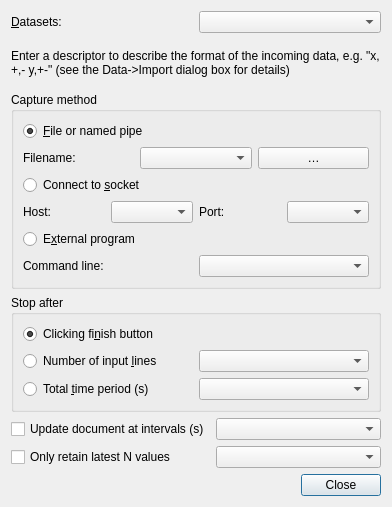
<?xml version="1.0" encoding="UTF-8"?>
<ui version="4.0">
 <class>CaptureDialog</class>
 <widget class="QDialog" name="CaptureDialog">
  <property name="geometry">
   <rect>
    <x>0</x>
    <y>0</y>
    <width>392</width>
    <height>507</height>
   </rect>
  </property>
  <property name="windowTitle">
   <string>Capture data - Veusz</string>
  </property>
  <layout class="QVBoxLayout" name="verticalLayout_2">
   <item>
    <layout class="QHBoxLayout" name="horizontalLayout">
     <item>
      <widget class="QLabel" name="label">
       <property name="text">
        <string>&amp;Datasets:</string>
       </property>
       <property name="buddy">
        <cstring>descriptorEdit</cstring>
       </property>
      </widget>
     </item>
     <item>
      <widget class="HistoryCombo" name="descriptorEdit"/>
     </item>
    </layout>
   </item>
   <item>
    <widget class="QLabel" name="label_5">
     <property name="text">
      <string>Enter a descriptor to describe the format of the incoming data, e.g. &quot;x,+,- y,+-&quot; (see the Data-&gt;Import dialog box for details)</string>
     </property>
     <property name="wordWrap">
      <bool>true</bool>
     </property>
    </widget>
   </item>
   <item>
    <widget class="QGroupBox" name="captureGroup">
     <property name="title">
      <string>Capture method</string>
     </property>
     <layout class="QVBoxLayout" name="verticalLayout">
      <item>
       <widget class="QRadioButton" name="captureFileButton">
        <property name="text">
         <string>&amp;File or named pipe</string>
        </property>
        <property name="checked">
         <bool>true</bool>
        </property>
       </widget>
      </item>
      <item>
       <layout class="QHBoxLayout" name="horizontalLayout_2">
        <item>
         <widget class="QLabel" name="label_2">
          <property name="text">
           <string>Filename:</string>
          </property>
          <property name="buddy">
           <cstring>filenameEdit</cstring>
          </property>
         </widget>
        </item>
        <item>
         <widget class="HistoryCombo" name="filenameEdit"/>
        </item>
        <item>
         <widget class="QPushButton" name="browseButton">
          <property name="sizePolicy">
           <sizepolicy hsizetype="Minimum" vsizetype="Fixed">
            <horstretch>0</horstretch>
            <verstretch>0</verstretch>
           </sizepolicy>
          </property>
          <property name="toolTip">
           <string>Browse for file</string>
          </property>
          <property name="text">
           <string>…</string>
          </property>
          <property name="autoDefault">
           <bool>false</bool>
          </property>
         </widget>
        </item>
       </layout>
      </item>
      <item>
       <widget class="QRadioButton" name="captureInternetButton">
        <property name="text">
         <string>Connect to &amp;socket</string>
        </property>
       </widget>
      </item>
      <item>
       <layout class="QHBoxLayout" name="horizontalLayout_3">
        <item>
         <widget class="QLabel" name="label_3">
          <property name="text">
           <string>Host:</string>
          </property>
          <property name="buddy">
           <cstring>hostEdit</cstring>
          </property>
         </widget>
        </item>
        <item>
         <widget class="HistoryCombo" name="hostEdit">
          <property name="text" stdset="0">
           <string/>
          </property>
         </widget>
        </item>
        <item>
         <widget class="QLabel" name="label_4">
          <property name="text">
           <string>Port:</string>
          </property>
         </widget>
        </item>
        <item>
         <widget class="HistoryCombo" name="portEdit">
          <property name="toolTip">
           <string>TCP port to connect to</string>
          </property>
          <property name="text" stdset="0">
           <string/>
          </property>
         </widget>
        </item>
       </layout>
      </item>
      <item>
       <widget class="QRadioButton" name="captureProgramButton">
        <property name="text">
         <string>E&amp;xternal program</string>
        </property>
       </widget>
      </item>
      <item>
       <layout class="QHBoxLayout" name="horizontalLayout_5">
        <item>
         <widget class="QLabel" name="label_6">
          <property name="text">
           <string>Command line:</string>
          </property>
          <property name="buddy">
           <cstring>commandLineEdit</cstring>
          </property>
         </widget>
        </item>
        <item>
         <widget class="HistoryCombo" name="commandLineEdit"/>
        </item>
       </layout>
      </item>
     </layout>
    </widget>
   </item>
   <item>
    <widget class="QGroupBox" name="stopGroup">
     <property name="title">
      <string>Stop after</string>
     </property>
     <layout class="QGridLayout" name="gridLayout">
      <item row="0" column="0">
       <widget class="QRadioButton" name="clickingStopButton">
        <property name="text">
         <string>Clicking fi&amp;nish button</string>
        </property>
        <property name="checked">
         <bool>true</bool>
        </property>
       </widget>
      </item>
      <item row="1" column="1">
       <widget class="HistoryCombo" name="numLinesStopEdit">
        <property name="text" stdset="0">
         <string/>
        </property>
       </widget>
      </item>
      <item row="1" column="0">
       <widget class="QRadioButton" name="numLinesStopButton">
        <property name="text">
         <string>Number of input &amp;lines</string>
        </property>
       </widget>
      </item>
      <item row="2" column="0">
       <widget class="QRadioButton" name="timeStopButton">
        <property name="text">
         <string>Total &amp;time period (s)</string>
        </property>
       </widget>
      </item>
      <item row="2" column="1">
       <widget class="HistoryCombo" name="timeStopEdit">
        <property name="text" stdset="0">
         <string/>
        </property>
       </widget>
      </item>
     </layout>
    </widget>
   </item>
   <item>
    <layout class="QGridLayout" name="gridLayout_2">
     <item row="0" column="0">
      <widget class="HistoryCheck" name="updateIntervalsCheck">
       <property name="sizePolicy">
        <sizepolicy hsizetype="Expanding" vsizetype="Fixed">
         <horstretch>0</horstretch>
         <verstretch>0</verstretch>
        </sizepolicy>
       </property>
       <property name="text">
        <string>Update document at intervals (s)</string>
       </property>
      </widget>
     </item>
     <item row="0" column="1">
      <widget class="HistoryCombo" name="updateIntervalsEdit">
       <property name="sizePolicy">
        <sizepolicy hsizetype="MinimumExpanding" vsizetype="Fixed">
         <horstretch>0</horstretch>
         <verstretch>0</verstretch>
        </sizepolicy>
       </property>
      </widget>
     </item>
     <item row="1" column="0">
      <widget class="HistoryCheck" name="tailCheck">
       <property name="text">
        <string>Only retain latest N values</string>
       </property>
      </widget>
     </item>
     <item row="1" column="1">
      <widget class="HistoryCombo" name="tailEdit">
       <property name="toolTip">
        <string>Maximum number of values to retain</string>
       </property>
      </widget>
     </item>
    </layout>
   </item>
   <item>
    <widget class="QDialogButtonBox" name="buttonBox">
     <property name="standardButtons">
      <set>QDialogButtonBox::Close</set>
     </property>
    </widget>
   </item>
  </layout>
 </widget>
 <customwidgets>
  <customwidget>
   <class>HistoryCombo</class>
   <extends>QComboBox</extends>
   <header>historycombo.h</header>
  </customwidget>
  <customwidget>
   <class>HistoryCheck</class>
   <extends>QCheckBox</extends>
   <header>historycheck.h</header>
  </customwidget>
 </customwidgets>
 <resources/>
 <connections>
  <connection>
   <sender>buttonBox</sender>
   <signal>rejected()</signal>
   <receiver>CaptureDialog</receiver>
   <slot>close()</slot>
   <hints>
    <hint type="sourcelabel">
     <x>195</x>
     <y>461</y>
    </hint>
    <hint type="destinationlabel">
     <x>180</x>
     <y>243</y>
    </hint>
   </hints>
  </connection>
 </connections>
</ui>
